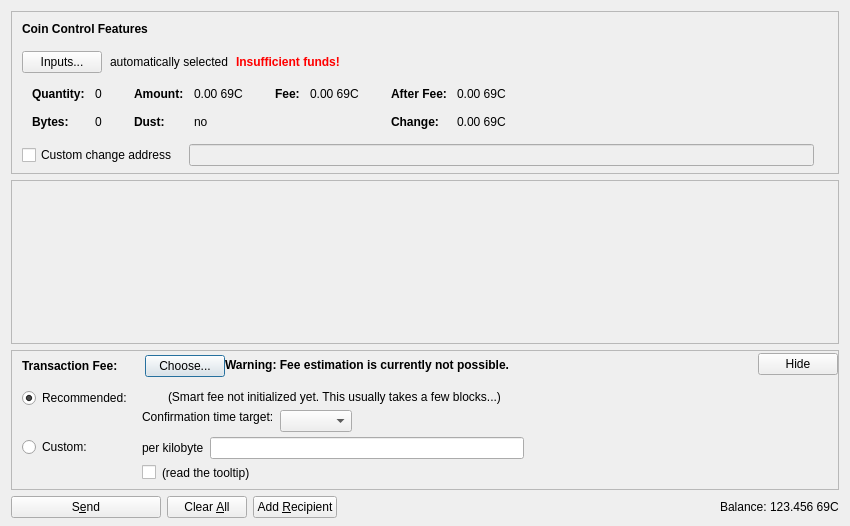
<?xml version="1.0" encoding="UTF-8"?>
<ui version="4.0">
 <class>SendCoinsDialog</class>
 <widget class="QDialog" name="SendCoinsDialog">
  <property name="geometry">
   <rect>
    <x>0</x>
    <y>0</y>
    <width>850</width>
    <height>526</height>
   </rect>
  </property>
  <property name="windowTitle">
   <string>Send Coins</string>
  </property>
  <layout class="QVBoxLayout" name="verticalLayout" stretch="0,1,0,0">
   <property name="bottomMargin">
    <number>8</number>
   </property>
   <item>
    <widget class="QFrame" name="frameCoinControl">
     <property name="sizePolicy">
      <sizepolicy hsizetype="Expanding" vsizetype="Expanding">
       <horstretch>0</horstretch>
       <verstretch>0</verstretch>
      </sizepolicy>
     </property>
     <property name="maximumSize">
      <size>
       <width>16777215</width>
       <height>16777215</height>
      </size>
     </property>
     <property name="frameShape">
      <enum>QFrame::StyledPanel</enum>
     </property>
     <property name="frameShadow">
      <enum>QFrame::Sunken</enum>
     </property>
     <layout class="QVBoxLayout" name="verticalLayoutCoinControl2">
      <property name="spacing">
       <number>0</number>
      </property>
      <property name="leftMargin">
       <number>0</number>
      </property>
      <property name="topMargin">
       <number>0</number>
      </property>
      <property name="rightMargin">
       <number>0</number>
      </property>
      <property name="bottomMargin">
       <number>6</number>
      </property>
      <item>
       <layout class="QVBoxLayout" name="verticalLayoutCoinControl" stretch="0,0,0,0,1">
        <property name="spacing">
         <number>0</number>
        </property>
        <property name="leftMargin">
         <number>10</number>
        </property>
        <property name="topMargin">
         <number>10</number>
        </property>
        <item>
         <layout class="QHBoxLayout" name="horizontalLayoutCoinControl1">
          <property name="bottomMargin">
           <number>15</number>
          </property>
          <item>
           <widget class="QLabel" name="labelCoinControlFeatures">
            <property name="sizePolicy">
             <sizepolicy hsizetype="Preferred" vsizetype="Maximum">
              <horstretch>0</horstretch>
              <verstretch>0</verstretch>
             </sizepolicy>
            </property>
            <property name="font">
             <font>
              <weight>75</weight>
              <bold>true</bold>
             </font>
            </property>
            <property name="styleSheet">
             <string notr="true">font-weight:bold;</string>
            </property>
            <property name="text">
             <string>Coin Control Features</string>
            </property>
           </widget>
          </item>
         </layout>
        </item>
        <item>
         <layout class="QHBoxLayout" name="horizontalLayoutCoinControl2" stretch="0,0,0,0">
          <property name="spacing">
           <number>8</number>
          </property>
          <property name="bottomMargin">
           <number>10</number>
          </property>
          <item>
           <widget class="QPushButton" name="pushButtonCoinControl">
            <property name="styleSheet">
             <string notr="true"/>
            </property>
            <property name="text">
             <string>Inputs...</string>
            </property>
            <property name="autoDefault">
             <bool>false</bool>
            </property>
           </widget>
          </item>
          <item>
           <widget class="QLabel" name="labelCoinControlAutomaticallySelected">
            <property name="text">
             <string>automatically selected</string>
            </property>
            <property name="margin">
             <number>5</number>
            </property>
           </widget>
          </item>
          <item>
           <widget class="QLabel" name="labelCoinControlInsuffFunds">
            <property name="font">
             <font>
              <weight>75</weight>
              <bold>true</bold>
             </font>
            </property>
            <property name="styleSheet">
             <string notr="true">color:red;font-weight:bold;</string>
            </property>
            <property name="text">
             <string>Insufficient funds!</string>
            </property>
            <property name="margin">
             <number>5</number>
            </property>
           </widget>
          </item>
          <item>
           <spacer name="horizontalSpacerCoinControl">
            <property name="orientation">
             <enum>Qt::Horizontal</enum>
            </property>
            <property name="sizeHint" stdset="0">
             <size>
              <width>40</width>
              <height>1</height>
             </size>
            </property>
           </spacer>
          </item>
         </layout>
        </item>
        <item>
         <widget class="QWidget" name="widgetCoinControl" native="true">
          <property name="sizePolicy">
           <sizepolicy hsizetype="Preferred" vsizetype="Preferred">
            <horstretch>0</horstretch>
            <verstretch>0</verstretch>
           </sizepolicy>
          </property>
          <property name="minimumSize">
           <size>
            <width>0</width>
            <height>0</height>
           </size>
          </property>
          <property name="styleSheet">
           <string notr="true"/>
          </property>
          <layout class="QHBoxLayout" name="horizontalLayoutCoinControl5">
           <property name="leftMargin">
            <number>0</number>
           </property>
           <property name="topMargin">
            <number>0</number>
           </property>
           <property name="rightMargin">
            <number>0</number>
           </property>
           <property name="bottomMargin">
            <number>0</number>
           </property>
           <item>
            <layout class="QHBoxLayout" name="horizontalLayoutCoinControl3" stretch="0,0,0,1">
             <property name="spacing">
              <number>20</number>
             </property>
             <property name="topMargin">
              <number>0</number>
             </property>
             <property name="bottomMargin">
              <number>10</number>
             </property>
             <item>
              <layout class="QFormLayout" name="formLayoutCoinControl1">
               <property name="horizontalSpacing">
                <number>10</number>
               </property>
               <property name="verticalSpacing">
                <number>14</number>
               </property>
               <property name="leftMargin">
                <number>10</number>
               </property>
               <property name="topMargin">
                <number>4</number>
               </property>
               <property name="rightMargin">
                <number>6</number>
               </property>
               <item row="0" column="0">
                <widget class="QLabel" name="labelCoinControlQuantityText">
                 <property name="font">
                  <font>
                   <weight>75</weight>
                   <bold>true</bold>
                  </font>
                 </property>
                 <property name="text">
                  <string>Quantity:</string>
                 </property>
                 <property name="margin">
                  <number>0</number>
                 </property>
                </widget>
               </item>
               <item row="0" column="1">
                <widget class="QLabel" name="labelCoinControlQuantity">
                 <property name="cursor">
                  <cursorShape>IBeamCursor</cursorShape>
                 </property>
                 <property name="contextMenuPolicy">
                  <enum>Qt::ActionsContextMenu</enum>
                 </property>
                 <property name="text">
                  <string notr="true">0</string>
                 </property>
                 <property name="margin">
                  <number>0</number>
                 </property>
                 <property name="textInteractionFlags">
                  <set>Qt::LinksAccessibleByMouse|Qt::TextSelectableByKeyboard|Qt::TextSelectableByMouse</set>
                 </property>
                </widget>
               </item>
               <item row="1" column="0">
                <widget class="QLabel" name="labelCoinControlBytesText">
                 <property name="font">
                  <font>
                   <weight>75</weight>
                   <bold>true</bold>
                  </font>
                 </property>
                 <property name="text">
                  <string>Bytes:</string>
                 </property>
                </widget>
               </item>
               <item row="1" column="1">
                <widget class="QLabel" name="labelCoinControlBytes">
                 <property name="cursor">
                  <cursorShape>IBeamCursor</cursorShape>
                 </property>
                 <property name="contextMenuPolicy">
                  <enum>Qt::ActionsContextMenu</enum>
                 </property>
                 <property name="text">
                  <string notr="true">0</string>
                 </property>
                 <property name="textInteractionFlags">
                  <set>Qt::LinksAccessibleByMouse|Qt::TextSelectableByKeyboard|Qt::TextSelectableByMouse</set>
                 </property>
                </widget>
               </item>
              </layout>
             </item>
             <item>
              <layout class="QFormLayout" name="formLayoutCoinControl2">
               <property name="horizontalSpacing">
                <number>10</number>
               </property>
               <property name="verticalSpacing">
                <number>14</number>
               </property>
               <property name="leftMargin">
                <number>6</number>
               </property>
               <property name="topMargin">
                <number>4</number>
               </property>
               <property name="rightMargin">
                <number>6</number>
               </property>
               <item row="0" column="0">
                <widget class="QLabel" name="labelCoinControlAmountText">
                 <property name="font">
                  <font>
                   <weight>75</weight>
                   <bold>true</bold>
                  </font>
                 </property>
                 <property name="text">
                  <string>Amount:</string>
                 </property>
                 <property name="margin">
                  <number>0</number>
                 </property>
                </widget>
               </item>
               <item row="0" column="1">
                <widget class="QLabel" name="labelCoinControlAmount">
                 <property name="cursor">
                  <cursorShape>IBeamCursor</cursorShape>
                 </property>
                 <property name="contextMenuPolicy">
                  <enum>Qt::ActionsContextMenu</enum>
                 </property>
                 <property name="text">
                  <string notr="true">0.00 69C</string>
                 </property>
                 <property name="textInteractionFlags">
                  <set>Qt::LinksAccessibleByMouse|Qt::TextSelectableByKeyboard|Qt::TextSelectableByMouse</set>
                 </property>
                </widget>
               </item>
               <item row="1" column="0">
                <widget class="QLabel" name="labelCoinControlLowOutputText">
                 <property name="font">
                  <font>
                   <weight>75</weight>
                   <bold>true</bold>
                  </font>
                 </property>
                 <property name="text">
                  <string>Dust:</string>
                 </property>
                </widget>
               </item>
               <item row="1" column="1">
                <widget class="QLabel" name="labelCoinControlLowOutput">
                 <property name="cursor">
                  <cursorShape>IBeamCursor</cursorShape>
                 </property>
                 <property name="contextMenuPolicy">
                  <enum>Qt::ActionsContextMenu</enum>
                 </property>
                 <property name="text">
                  <string notr="true">no</string>
                 </property>
                 <property name="textInteractionFlags">
                  <set>Qt::LinksAccessibleByMouse|Qt::TextSelectableByKeyboard|Qt::TextSelectableByMouse</set>
                 </property>
                </widget>
               </item>
              </layout>
             </item>
             <item>
              <layout class="QFormLayout" name="formLayoutCoinControl3">
               <property name="horizontalSpacing">
                <number>10</number>
               </property>
               <property name="verticalSpacing">
                <number>14</number>
               </property>
               <property name="leftMargin">
                <number>6</number>
               </property>
               <property name="topMargin">
                <number>4</number>
               </property>
               <property name="rightMargin">
                <number>6</number>
               </property>
               <item row="0" column="0">
                <widget class="QLabel" name="labelCoinControlFeeText">
                 <property name="font">
                  <font>
                   <weight>75</weight>
                   <bold>true</bold>
                  </font>
                 </property>
                 <property name="text">
                  <string>Fee:</string>
                 </property>
                 <property name="margin">
                  <number>0</number>
                 </property>
                </widget>
               </item>
               <item row="0" column="1">
                <widget class="QLabel" name="labelCoinControlFee">
                 <property name="cursor">
                  <cursorShape>IBeamCursor</cursorShape>
                 </property>
                 <property name="contextMenuPolicy">
                  <enum>Qt::ActionsContextMenu</enum>
                 </property>
                 <property name="text">
                  <string notr="true">0.00 69C</string>
                 </property>
                 <property name="textInteractionFlags">
                  <set>Qt::LinksAccessibleByMouse|Qt::TextSelectableByKeyboard|Qt::TextSelectableByMouse</set>
                 </property>
                </widget>
               </item>
              </layout>
             </item>
             <item>
              <layout class="QFormLayout" name="formLayoutCoinControl4">
               <property name="horizontalSpacing">
                <number>10</number>
               </property>
               <property name="verticalSpacing">
                <number>14</number>
               </property>
               <property name="leftMargin">
                <number>6</number>
               </property>
               <property name="topMargin">
                <number>4</number>
               </property>
               <property name="rightMargin">
                <number>6</number>
               </property>
               <item row="0" column="0">
                <widget class="QLabel" name="labelCoinControlAfterFeeText">
                 <property name="font">
                  <font>
                   <weight>75</weight>
                   <bold>true</bold>
                  </font>
                 </property>
                 <property name="text">
                  <string>After Fee:</string>
                 </property>
                 <property name="margin">
                  <number>0</number>
                 </property>
                </widget>
               </item>
               <item row="0" column="1">
                <widget class="QLabel" name="labelCoinControlAfterFee">
                 <property name="cursor">
                  <cursorShape>IBeamCursor</cursorShape>
                 </property>
                 <property name="contextMenuPolicy">
                  <enum>Qt::ActionsContextMenu</enum>
                 </property>
                 <property name="text">
                  <string notr="true">0.00 69C</string>
                 </property>
                 <property name="textInteractionFlags">
                  <set>Qt::LinksAccessibleByMouse|Qt::TextSelectableByKeyboard|Qt::TextSelectableByMouse</set>
                 </property>
                </widget>
               </item>
               <item row="1" column="0">
                <widget class="QLabel" name="labelCoinControlChangeText">
                 <property name="font">
                  <font>
                   <weight>75</weight>
                   <bold>true</bold>
                  </font>
                 </property>
                 <property name="text">
                  <string>Change:</string>
                 </property>
                </widget>
               </item>
               <item row="1" column="1">
                <widget class="QLabel" name="labelCoinControlChange">
                 <property name="cursor">
                  <cursorShape>IBeamCursor</cursorShape>
                 </property>
                 <property name="contextMenuPolicy">
                  <enum>Qt::ActionsContextMenu</enum>
                 </property>
                 <property name="text">
                  <string notr="true">0.00 69C</string>
                 </property>
                 <property name="textInteractionFlags">
                  <set>Qt::LinksAccessibleByMouse|Qt::TextSelectableByKeyboard|Qt::TextSelectableByMouse</set>
                 </property>
                </widget>
               </item>
              </layout>
             </item>
            </layout>
           </item>
          </layout>
         </widget>
        </item>
        <item>
         <layout class="QHBoxLayout" name="horizontalLayoutCoinControl4" stretch="0,0,0">
          <property name="spacing">
           <number>12</number>
          </property>
          <property name="sizeConstraint">
           <enum>QLayout::SetDefaultConstraint</enum>
          </property>
          <property name="topMargin">
           <number>5</number>
          </property>
          <property name="rightMargin">
           <number>5</number>
          </property>
          <item>
           <widget class="QCheckBox" name="checkBoxCoinControlChange">
            <property name="toolTip">
             <string>If this is activated, but the change address is empty or invalid, change will be sent to a newly generated address.</string>
            </property>
            <property name="text">
             <string>Custom change address</string>
            </property>
           </widget>
          </item>
          <item>
           <widget class="QValidatedLineEdit" name="lineEditCoinControlChange">
            <property name="enabled">
             <bool>false</bool>
            </property>
            <property name="sizePolicy">
             <sizepolicy hsizetype="Expanding" vsizetype="Fixed">
              <horstretch>0</horstretch>
              <verstretch>0</verstretch>
             </sizepolicy>
            </property>
           </widget>
          </item>
          <item>
           <widget class="QLabel" name="labelCoinControlChangeLabel">
            <property name="sizePolicy">
             <sizepolicy hsizetype="Preferred" vsizetype="Expanding">
              <horstretch>0</horstretch>
              <verstretch>0</verstretch>
             </sizepolicy>
            </property>
            <property name="minimumSize">
             <size>
              <width>0</width>
              <height>0</height>
             </size>
            </property>
            <property name="text">
             <string/>
            </property>
            <property name="margin">
             <number>3</number>
            </property>
           </widget>
          </item>
         </layout>
        </item>
        <item>
         <spacer name="verticalSpacerCoinControl">
          <property name="orientation">
           <enum>Qt::Vertical</enum>
          </property>
          <property name="sizeHint" stdset="0">
           <size>
            <width>800</width>
            <height>1</height>
           </size>
          </property>
         </spacer>
        </item>
       </layout>
      </item>
     </layout>
    </widget>
   </item>
   <item>
    <widget class="QScrollArea" name="scrollArea">
     <property name="widgetResizable">
      <bool>true</bool>
     </property>
     <widget class="QWidget" name="scrollAreaWidgetContents">
      <property name="geometry">
       <rect>
        <x>0</x>
        <y>0</y>
        <width>830</width>
        <height>104</height>
       </rect>
      </property>
      <layout class="QVBoxLayout" name="verticalLayout_2" stretch="0,1">
       <property name="leftMargin">
        <number>0</number>
       </property>
       <property name="topMargin">
        <number>0</number>
       </property>
       <property name="rightMargin">
        <number>0</number>
       </property>
       <property name="bottomMargin">
        <number>0</number>
       </property>
       <item>
        <layout class="QVBoxLayout" name="entries">
         <property name="spacing">
          <number>6</number>
         </property>
        </layout>
       </item>
       <item>
        <spacer name="verticalSpacer">
         <property name="orientation">
          <enum>Qt::Vertical</enum>
         </property>
         <property name="sizeHint" stdset="0">
          <size>
           <width>20</width>
           <height>40</height>
          </size>
         </property>
        </spacer>
       </item>
      </layout>
     </widget>
    </widget>
   </item>
   <item>
    <widget class="QFrame" name="frameFee">
     <property name="sizePolicy">
      <sizepolicy hsizetype="Expanding" vsizetype="Expanding">
       <horstretch>0</horstretch>
       <verstretch>0</verstretch>
      </sizepolicy>
     </property>
     <property name="maximumSize">
      <size>
       <width>16777215</width>
       <height>16777215</height>
      </size>
     </property>
     <property name="frameShape">
      <enum>QFrame::StyledPanel</enum>
     </property>
     <property name="frameShadow">
      <enum>QFrame::Sunken</enum>
     </property>
     <layout class="QVBoxLayout" name="verticalLayoutFee1">
      <property name="spacing">
       <number>0</number>
      </property>
      <property name="leftMargin">
       <number>0</number>
      </property>
      <property name="topMargin">
       <number>0</number>
      </property>
      <property name="rightMargin">
       <number>0</number>
      </property>
      <property name="bottomMargin">
       <number>0</number>
      </property>
      <item>
       <layout class="QVBoxLayout" name="verticalLayoutFee2" stretch="0,0,0">
        <property name="spacing">
         <number>0</number>
        </property>
        <property name="leftMargin">
         <number>10</number>
        </property>
        <property name="topMargin">
         <number>0</number>
        </property>
        <item>
         <layout class="QHBoxLayout" name="horizontalLayoutFee1">
          <property name="bottomMargin">
           <number>0</number>
          </property>
          <item>
           <layout class="QVBoxLayout" name="verticalLayoutFee7">
            <property name="spacing">
             <number>0</number>
            </property>
            <item>
             <spacer name="verticalSpacerSmartFee">
              <property name="orientation">
               <enum>Qt::Vertical</enum>
              </property>
              <property name="sizeType">
               <enum>QSizePolicy::Fixed</enum>
              </property>
              <property name="sizeHint" stdset="0">
               <size>
                <width>1</width>
                <height>4</height>
               </size>
              </property>
             </spacer>
            </item>
            <item>
             <layout class="QHBoxLayout" name="horizontalLayoutSmartFee">
              <property name="spacing">
               <number>10</number>
              </property>
              <item>
               <widget class="QLabel" name="labelFeeHeadline">
                <property name="sizePolicy">
                 <sizepolicy hsizetype="Preferred" vsizetype="Maximum">
                  <horstretch>0</horstretch>
                  <verstretch>0</verstretch>
                 </sizepolicy>
                </property>
                <property name="font">
                 <font>
                  <weight>75</weight>
                  <bold>true</bold>
                 </font>
                </property>
                <property name="styleSheet">
                 <string notr="true">font-weight:bold;</string>
                </property>
                <property name="text">
                 <string>Transaction Fee:</string>
                </property>
               </widget>
              </item>
              <item>
               <widget class="QLabel" name="labelFeeMinimized">
                <property name="text">
                 <string/>
                </property>
               </widget>
              </item>
              <item>
               <widget class="QPushButton" name="buttonChooseFee">
                <property name="text">
                 <string>Choose...</string>
                </property>
               </widget>
              </item>
             </layout>
            </item>
            <item>
             <spacer name="verticalSpacer_5">
              <property name="orientation">
               <enum>Qt::Vertical</enum>
              </property>
              <property name="sizeHint" stdset="0">
               <size>
                <width>1</width>
                <height>1</height>
               </size>
              </property>
             </spacer>
            </item>
           </layout>
          </item>
          <item>
           <widget class="QLabel" name="fallbackFeeWarningLabel">
            <property name="toolTip">
             <string>Using the fallbackfee can result in sending a transaction that will take several hours or days (or never) to confirm. Consider choosing your fee manually or wait until you have validated the complete chain.</string>
            </property>
            <property name="font">
            <font>
                <weight>75</weight>
                <bold>true</bold>
            </font>
            </property>
            <property name="text">
             <string>Warning: Fee estimation is currently not possible.</string>
            </property>
            <property name="wordWrap">
             <bool>false</bool>
            </property>
           </widget>
          </item>
          <item>
           <spacer name="horizontalSpacer_4">
            <property name="orientation">
             <enum>Qt::Horizontal</enum>
            </property>
            <property name="sizeType">
             <enum>QSizePolicy::MinimumExpanding</enum>
            </property>
            <property name="sizeHint" stdset="0">
             <size>
              <width>40</width>
              <height>20</height>
             </size>
            </property>
           </spacer>
          </item>
          <item>
           <widget class="QPushButton" name="buttonMinimizeFee">
            <property name="toolTip">
             <string>collapse fee-settings</string>
            </property>
            <property name="text">
             <string>Hide</string>
            </property>
           </widget>
          </item>
         </layout>
        </item>
        <item>
         <widget class="QFrame" name="frameFeeSelection">
          <layout class="QVBoxLayout" name="verticalLayoutFee12">
           <property name="spacing">
            <number>0</number>
           </property>
           <property name="leftMargin">
            <number>0</number>
           </property>
           <property name="topMargin">
            <number>0</number>
           </property>
           <property name="rightMargin">
            <number>0</number>
           </property>
           <property name="bottomMargin">
            <number>0</number>
           </property>
           <item>
            <layout class="QGridLayout" name="gridLayoutFee">
             <property name="topMargin">
              <number>10</number>
             </property>
             <property name="bottomMargin">
              <number>4</number>
             </property>
             <property name="horizontalSpacing">
              <number>10</number>
             </property>
             <property name="verticalSpacing">
              <number>4</number>
             </property>
             <item row="1" column="1">
              <layout class="QVBoxLayout" name="verticalLayoutFee8">
               <property name="spacing">
                <number>6</number>
               </property>
               <item>
                <layout class="QHBoxLayout" name="horizontalLayoutFee13">
                 <item>
                  <widget class="QLabel" name="labelCustomPerKilobyte">
                   <property name="toolTip">
                    <string>If the custom fee is set to 1000 satoshis and the transaction is only 250 bytes, then &quot;per kilobyte&quot; only pays 250 satoshis in fee, while &quot;total at least&quot; pays 1000 satoshis. For transactions bigger than a kilobyte both pay by kilobyte.</string>
                   </property>
                   <property name="text">
                    <string>per kilobyte</string>
                   </property>
                  </widget>
                 </item>
                 <item>
                  <widget class="BitcoinAmountField" name="customFee"/>
                 </item>
                 <item>
                  <spacer name="horizontalSpacer_6">
                   <property name="orientation">
                    <enum>Qt::Horizontal</enum>
                   </property>
                   <property name="sizeHint" stdset="0">
                    <size>
                     <width>1</width>
                     <height>1</height>
                    </size>
                   </property>
                  </spacer>
                 </item>
                </layout>
               </item>
               <item>
                <layout class="QHBoxLayout" name="horizontalLayoutFee8">
                 <item>
                  <widget class="QCheckBox" name="checkBoxMinimumFee">
                   <property name="toolTip">
                    <string>Paying only the minimum fee is just fine as long as there is less transaction volume than space in the blocks. But be aware that this can end up in a never confirming transaction once there is more demand for kh69coin transactions than the network can process.</string>
                   </property>
                   <property name="text">
                    <string/>
                   </property>
                  </widget>
                 </item>
                 <item>
                  <widget class="QLabel" name="labelMinFeeWarning">
                   <property name="enabled">
                    <bool>true</bool>
                   </property>
                   <property name="toolTip">
                    <string>Paying only the minimum fee is just fine as long as there is less transaction volume than space in the blocks. But be aware that this can end up in a never confirming transaction once there is more demand for kh69coin transactions than the network can process.</string>
                   </property>
                   <property name="text">
                    <string>(read the tooltip)</string>
                   </property>
                   <property name="margin">
                    <number>5</number>
                   </property>
                  </widget>
                 </item>
                 <item>
                  <spacer name="horizontalSpacer_2">
                   <property name="orientation">
                    <enum>Qt::Horizontal</enum>
                   </property>
                   <property name="sizeHint" stdset="0">
                    <size>
                     <width>1</width>
                     <height>1</height>
                    </size>
                   </property>
                  </spacer>
                 </item>
                </layout>
               </item>
              </layout>
             </item>
             <item row="0" column="0">
              <layout class="QVBoxLayout" name="verticalLayoutFee4" stretch="0,1">
               <item>
                <widget class="QRadioButton" name="radioSmartFee">
                 <property name="text">
                  <string>Recommended:</string>
                 </property>
                 <property name="checked">
                  <bool>true</bool>
                 </property>
                 <attribute name="buttonGroup">
                  <string notr="true">groupFee</string>
                 </attribute>
                </widget>
               </item>
               <item>
                <spacer name="verticalSpacer_2">
                 <property name="orientation">
                  <enum>Qt::Vertical</enum>
                 </property>
                 <property name="sizeHint" stdset="0">
                  <size>
                   <width>1</width>
                   <height>1</height>
                  </size>
                 </property>
                </spacer>
               </item>
              </layout>
             </item>
             <item row="1" column="0">
              <layout class="QVBoxLayout" name="verticalLayoutFee9" stretch="0,1">
               <item>
                <widget class="QRadioButton" name="radioCustomFee">
                 <property name="text">
                  <string>Custom:</string>
                 </property>
                 <attribute name="buttonGroup">
                  <string notr="true">groupFee</string>
                 </attribute>
                </widget>
               </item>
               <item>
                <spacer name="verticalSpacer_6">
                 <property name="orientation">
                  <enum>Qt::Vertical</enum>
                 </property>
                 <property name="sizeHint" stdset="0">
                  <size>
                   <width>1</width>
                   <height>1</height>
                  </size>
                 </property>
                </spacer>
               </item>
              </layout>
             </item>
             <item row="0" column="1">
              <layout class="QVBoxLayout" name="verticalLayoutFee3" stretch="0,0,1">
               <property name="spacing">
                <number>6</number>
               </property>
               <property name="topMargin">
                <number>2</number>
               </property>
               <item>
                <layout class="QHBoxLayout" name="horizontalLayoutFee12">
                 <item>
                  <widget class="QLabel" name="labelSmartFee">
                   <property name="text">
                    <string/>
                   </property>
                   <property name="margin">
                    <number>2</number>
                   </property>
                  </widget>
                 </item>
                 <item>
                  <widget class="QLabel" name="labelFeeEstimation">
                   <property name="text">
                    <string/>
                   </property>
                  </widget>
                 </item>
                 <item>
                  <widget class="QLabel" name="labelSmartFee2">
                   <property name="text">
                    <string>(Smart fee not initialized yet. This usually takes a few blocks...)</string>
                   </property>
                   <property name="margin">
                    <number>2</number>
                   </property>
                  </widget>
                 </item>
                 <item>
                  <spacer name="horizontalSpacer_5">
                   <property name="orientation">
                    <enum>Qt::Horizontal</enum>
                   </property>
                   <property name="sizeHint" stdset="0">
                    <size>
                     <width>1</width>
                     <height>1</height>
                    </size>
                   </property>
                  </spacer>
                 </item>
                </layout>
               </item>
               <item>
                <layout class="QHBoxLayout" name="horizontalLayoutFee9">
                 <item>
                  <layout class="QVBoxLayout" name="verticalLayoutFee6">
                   <item>
                    <widget class="QLabel" name="labelSmartFee3">
                     <property name="text">
                      <string>Confirmation time target:</string>
                     </property>
                     <property name="margin">
                      <number>2</number>
                     </property>
                    </widget>
                   </item>
                   <item>
                    <spacer name="verticalSpacer_3">
                     <property name="orientation">
                      <enum>Qt::Vertical</enum>
                     </property>
                     <property name="sizeHint" stdset="0">
                      <size>
                       <width>1</width>
                       <height>1</height>
                      </size>
                     </property>
                    </spacer>
                   </item>
                  </layout>
                 </item>
                 <item>
                  <layout class="QVBoxLayout" name="verticalLayoutFee5">
                   <property name="rightMargin">
                    <number>30</number>
                   </property>
                   <item>
                    <layout class="QHBoxLayout" name="horizontalLayoutConfTarget">
                     <property name="bottomMargin">
                      <number>0</number>
                     </property>
                     <item>
                      <widget class="QComboBox" name="confTargetSelector"/>
                     </item>
                     <item>
                      <spacer name="horizontalSpacerConfTarget">
                       <property name="orientation">
                        <enum>Qt::Horizontal</enum>
                       </property>
                       <property name="sizeHint" stdset="0">
                        <size>
                         <width>40</width>
                         <height>20</height>
                        </size>
                       </property>
                      </spacer>
                     </item>
                    </layout>
                   </item>
                  </layout>
                 </item>
                </layout>
               </item>
               <item>
                <spacer name="verticalSpacer_4">
                 <property name="orientation">
                  <enum>Qt::Vertical</enum>
                 </property>
                 <property name="sizeHint" stdset="0">
                  <size>
                   <width>1</width>
                   <height>1</height>
                  </size>
                 </property>
                </spacer>
               </item>
              </layout>
             </item>
            </layout>
           </item>
          </layout>
         </widget>
        </item>
        <item>
         <spacer name="verticalSpacerFee">
          <property name="orientation">
           <enum>Qt::Vertical</enum>
          </property>
          <property name="sizeHint" stdset="0">
           <size>
            <width>40</width>
            <height>5</height>
           </size>
          </property>
         </spacer>
        </item>
       </layout>
      </item>
     </layout>
    </widget>
   </item>
   <item>
    <layout class="QHBoxLayout" name="horizontalLayout">
     <item>
      <widget class="QPushButton" name="sendButton">
       <property name="minimumSize">
        <size>
         <width>150</width>
         <height>0</height>
        </size>
       </property>
       <property name="toolTip">
        <string>Confirm the send action</string>
       </property>
       <property name="text">
        <string>S&amp;end</string>
       </property>
       <property name="icon">
        <iconset resource="../bitcoin.qrc">
         <normaloff>:/icons/send</normaloff>:/icons/send</iconset>
       </property>
       <property name="autoDefault">
        <bool>false</bool>
       </property>
       <property name="default">
        <bool>false</bool>
       </property>
      </widget>
     </item>
     <item>
      <widget class="QPushButton" name="clearButton">
       <property name="sizePolicy">
        <sizepolicy hsizetype="Minimum" vsizetype="Fixed">
         <horstretch>0</horstretch>
         <verstretch>0</verstretch>
        </sizepolicy>
       </property>
       <property name="toolTip">
        <string>Clear all fields of the form.</string>
       </property>
       <property name="text">
        <string>Clear &amp;All</string>
       </property>
       <property name="icon">
        <iconset resource="../bitcoin.qrc">
         <normaloff>:/icons/remove</normaloff>:/icons/remove</iconset>
       </property>
       <property name="autoDefault">
        <bool>false</bool>
       </property>
      </widget>
     </item>
     <item>
      <widget class="QPushButton" name="addButton">
       <property name="toolTip">
        <string>Send to multiple recipients at once</string>
       </property>
       <property name="text">
        <string>Add &amp;Recipient</string>
       </property>
       <property name="icon">
        <iconset resource="../bitcoin.qrc">
         <normaloff>:/icons/add</normaloff>:/icons/add</iconset>
       </property>
       <property name="autoDefault">
        <bool>false</bool>
       </property>
      </widget>
     </item>
     <item>
      <spacer name="horizontalSpacer">
       <property name="orientation">
        <enum>Qt::Horizontal</enum>
       </property>
       <property name="sizeHint" stdset="0">
        <size>
         <width>40</width>
         <height>20</height>
        </size>
       </property>
      </spacer>
     </item>
     <item>
      <layout class="QHBoxLayout" name="horizontalLayout_2">
       <property name="spacing">
        <number>3</number>
       </property>
       <item>
        <widget class="QLabel" name="label">
         <property name="sizePolicy">
          <sizepolicy hsizetype="Preferred" vsizetype="Fixed">
           <horstretch>0</horstretch>
           <verstretch>0</verstretch>
          </sizepolicy>
         </property>
         <property name="text">
          <string>Balance:</string>
         </property>
        </widget>
       </item>
       <item>
        <widget class="QLabel" name="labelBalance">
         <property name="sizePolicy">
          <sizepolicy hsizetype="Preferred" vsizetype="Fixed">
           <horstretch>0</horstretch>
           <verstretch>0</verstretch>
          </sizepolicy>
         </property>
         <property name="cursor">
          <cursorShape>IBeamCursor</cursorShape>
         </property>
         <property name="text">
          <string notr="true">123.456 69C</string>
         </property>
         <property name="textInteractionFlags">
          <set>Qt::LinksAccessibleByMouse|Qt::TextSelectableByKeyboard|Qt::TextSelectableByMouse</set>
         </property>
        </widget>
       </item>
      </layout>
     </item>
    </layout>
   </item>
  </layout>
 </widget>
 <customwidgets>
  <customwidget>
   <class>QValidatedLineEdit</class>
   <extends>QLineEdit</extends>
   <header>qvalidatedlineedit.h</header>
  </customwidget>
  <customwidget>
   <class>BitcoinAmountField</class>
   <extends>QLineEdit</extends>
   <header>bitcoinamountfield.h</header>
   <container>1</container>
  </customwidget>
 </customwidgets>
 <resources>
  <include location="../bitcoin.qrc"/>
 </resources>
 <connections/>
 <buttongroups>
  <buttongroup name="groupFee"/>
 </buttongroups>
</ui>
